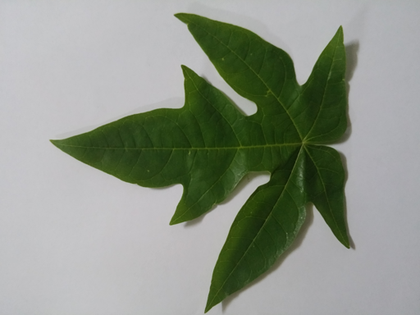
%> input picture TDLEAF/papaya/Test/papaya_7.png, 420 x 315 px, shrunk from 512 x 384 before the run; its folder holds only this picture in this run
$ octave TDleaf.m   (GNU Octave 9; MATLAB toolbox functions it lacks are replaced by stand-ins)
%> lines starting %> are read from the running program, lines starting %| are printed output that depends on the picture; in (x1, y1, x2, y2) boxes, pixels count from 0 and x2, y2 are one past the last pixel; in counts of white or black regions, pixels touching at a corner belong together; the program's own positions count from 1
%> further down, img is the input picture: size 315x420x3 uint8; mean R, G, B 142.2, 148.9, 136.9
### TDLEAF/extractFeatures.m
function features=extractFeatures(img)

%
% figure(1), imshow(img);
img=double(img)/255;
%> img: size 315x420x3 double


%% Binarization
level = graythresh(img);
%> level = 0.447
imgBW = imbinarize(img,level);
imgBW=1-imgBW(:,:,1);
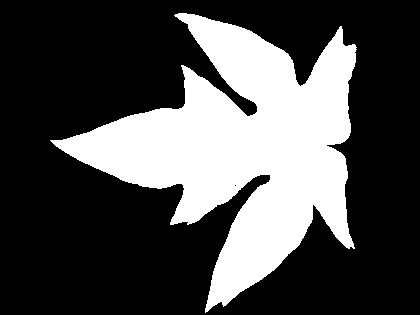
%> imgBW: size 315x420 double; values 0 (black) and 1 (white), 30.1% white; 1 white region, box (x1, y1, x2, y2) and area: (50, 13, 357, 313) 39816
% figure(2), imshow(imgBW);

BW3 = bwmorph(imgBW(:,:,1),'remove');
%> BW3: size 315x420 logical; 1.1% white in thin lines or dots, all inside (x1, y1, x2, y2) = (50, 13, 357, 313)
% figure
% imshow(BW3)

%% erosion-dilation
se = strel('disk',4,4);
imgBWd=imerode(imgBW,se);
%> imgBWd: size 315x420 double; values 0 (black) and 1 (white), 26.4% white; 1 white region, box (x1, y1, x2, y2) and area: (57, 16, 353, 306) 34920
% figure,
% imshow(imgBWd);
se = strel('disk',8,8);
imgBWe=imdilate(imgBWd,se);
%> imgBWe: size 315x420 double; values 0 (black) and 1 (white), 34.8% white; 1 white region, box (x1, y1, x2, y2) and area: (50, 9, 360, 313) 46103
% figure,
% imshow(imgBWe);
se = strel('disk',4,4);
imgBWe=imerode(imgBWe,se);
%> imgBWe: size 315x420 double; values 0 (black) and 1 (white), 31.3% white; 1 white region, box (x1, y1, x2, y2) and area: (53, 12, 357, 310) 41427
% figure,
% imshow(imgBWe);

imgCropped=double(img).*repmat(double(imgBWe),1,1,3);
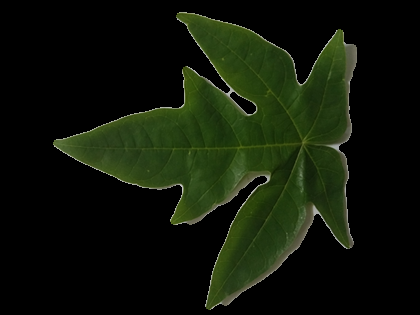
%> imgCropped: size 315x420x3 double; mean R, G, B 0.0596, 0.0855, 0.0329
% figure,
% imshow(imgCropped);

%% elliptical Box

%extreme left point
xmin=find(imgBWe,1,'first');
%> xmin = 16838
xxmin=ceil(xmin/size(imgBWe,1));
%> xxmin = 54
yxmin=rem(xmin-1,size(imgBWe,1))+1;
%> yxmin = 143

%extreme right point
xmax=find(imgBWe,1,'last');
%> xmax = 112203
xxmax=ceil(xmax/size(imgBWe,1));
%> xxmax = 357
yxmax=rem(xmax-1,size(imgBWe,1))+1;
%> yxmax = 63

%highest point
ymin=find(imgBWe',1,'first');
%> ymin = 5220
yymin=ceil(ymin/size(imgBWe,2));
%> yymin = 13
xymin=rem(ymin-1,size(imgBWe,2))+1;
%> xymin = 180

%lowest point
ymax=find(imgBWe',1,'last');
%> ymax = 129991
yymax=ceil(ymax/size(imgBWe,2));
%> yymax = 310
xymax=rem(ymax-1,size(imgBWe,2))+1;
%> xymax = 211

width=xxmax-xxmin;
%> width = 303
height=yymax-yymin;
%> height = 297

center=[xxmin+width/2,yymin+height/2];
%> center = [205.5 161.5]

% Iw=find(1-imgBWe);
% center_mass(1)=mean(ceil(Iw/size(imgBWe,1)));
% center_mass(2)=mean(rem(Iw-1,size(imgBWe,1)));

%% rotation if necessary (using PCA)

[row,cols]=find(imgBWe);
%> row = 41427 values from 13 to 310; cols = 41427 values from 54 to 357
iWP=[row,cols];
iWP=iWP-mean(iWP);
coviWP=iWP'*iWP;
%> coviWP = [165054242.7 -1994511.1; -1994511.1 181931363.6]
[U,D,V]=eig(coviWP);
%> U = [-0.993 -0.116; -0.116 0.993]; D = [164821737.6 0; 0 182163868.6]; V = [-0.993 -0.116; -0.116 0.993]

% if width>height
if abs(V(1,1))>abs(V(1,2))
    imgBWe=imgBWe';
%> imgBWe: size 420x315 double; values 0 (black) and 1 (white), 31.3% white; 1 white region, box (x1, y1, x2, y2) and area: (12, 53, 310, 357) 41427
    BW3=BW3';
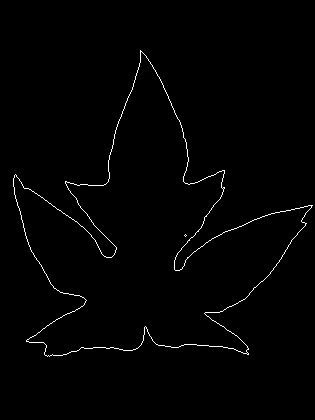
%> BW3: size 420x315 logical; 1.1% white in thin lines or dots, all inside (x1, y1, x2, y2) = (13, 50, 313, 357)
    xyperm=[yymax yymin xxmax xxmin];
%> xyperm = [310 13 357 54]
    xxmax=xyperm(1); xxmin=xyperm(2); yymax=xyperm(3); yymin=xyperm(4);
%> after `xxmax=xyperm(1)`: xxmax = 310
%> after `xxmin=xyperm(2)`: xxmin = 13
%> after `yymax=xyperm(3)`: yymax = 357
%> after `yymin=xyperm(4)`: yymin = 54
    whperm=[width height];
%> whperm = [303 297]
    height=whperm(1); width=whperm(2);
%> after `height=whperm(1)`: height = 303
%> after `width=whperm(2)`: width = 297
    center=[xxmin+width/2,yymin+height/2];
%> center = [161.5 205.5]
end

% figure, imshow(imgBWe);
% hold,
t=-pi:0.01:pi;
x_el=center(1)+width/2*cos(t);
%> x_el = 629 values, max 310 at index 315, min 13 at index 1, mean 161.3
y_el=center(2)+height/2*sin(t);
%> y_el = 629 values, max 357 at index 472, min 54 at index 158, mean 205.5
plot(x_el,y_el)


%% Morphological metric

 Iw=find(imgBWe);
%> Iw = 41427 values from 5220 to 129991

% aera of leaf/area of ellipse
surface_ratio=length(Iw)/(pi*width*height)*4;
%> surface_ratio = 0.586

% aspect_ratio
aspect_ratio=width/height;
%> aspect_ratio = 0.98


% leaf perimeter/leaf area
lptla_ratio=sum(sum(BW3(2:end-1,2:end-1)))/length(Iw);
%> lptla_ratio = 0.0347

% leaf perimeter/ellipse perimeter (~=pi*sqrt(2*(a^2+b^2)) according to Ramanujan approximation)
lptep_ratio=sum(sum((BW3(2:end-1,2:end-1))))/(pi*sqrt((height^2+width^2)/2));
%> lptep_ratio = 1.53

% distance Map x
xline=linspace(xxmin,xxmax,11);
%> xline = [13 42.7 72.4 102.1 131.8 161.5 191.2 220.9 250.6 280.3 310]
xdistmap=sum(imgBWe(2:end-1,round(xline(2:end-1))),1)/height;
%> xdistmap = [0.304 0.446 0.495 0.875 0.884 0.498 0.449 0.248 0.175]

% distance Map y
yline=linspace(yymin,yymax,11);
%> yline = [54 84.3 114.6 144.9 175.2 205.5 235.8 266.1 296.4 326.7 357]
ydistmap=sum(imgBWe(round(yline(2:end-1)),2:end-1),2)/width;
%> ydistmap = [0.108; 0.192; 0.256; 0.31; 0.606; 0.825; 0.788; 0.609; 0.613]

% centroid radial distance
angle=-pi/2:pi/8:pi/2-pi/8;
x_coord=(1:size(imgBWe,2));
%> x_coord = 315 values from 1 to 315
y_coord=(x_coord-center(1)).*(sin(angle')./cos(angle'))+center(2);
y_coord(1,:)=linspace(1,size(imgBWe,1),size(imgBWe,2)); % cas pi/2 ? part;
x_coord(2:length(angle),:)=repmat(x_coord,length(angle)-1,1);
x_coord(1,:)=center(1);
% figure,
% imshow(imgBWe);
% hold on
for i=1:length(angle)
    plot(x_coord(i,:),y_coord(i,:));
end
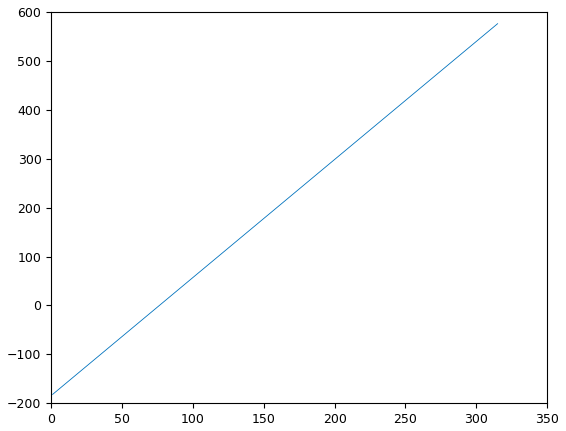
%> figure redrawn from the program's plot data; curve peaks at x = 315, y = 576.1


% dist to leaf edge
Iw3=find(BW3(2:end-1,2:end-1));
%> Iw3 = 1439 values from 5194 to 130203
xedge=ceil(Iw3/size(BW3,1)-1)+2;
%> xedge = 1439 values from 14 to 312
yedge=rem(Iw3-1,size(BW3,1)-2)+2;
%> yedge = 1439 values, max 357 at index 196, min 51 at index 681, mean 238.1
scatter(xedge,yedge,'.')
coord_intersect=zeros(2*length(angle),2);
for i=1:length(angle)
    dist=(xedge-x_coord(i,:)).^2+(yedge-y_coord(i,:)).^2;
    dist=reshape(dist,length(xedge)*size(x_coord,2),1);
    [sortDist,I]=sort(dist);
    I12=rem((I-1),length(xedge))+1;
    I12=I12(abs(I12-I12(1))==0|abs(I12-I12(1))>min(width,height)/2|abs(yedge(I12)-yedge(I12(1)))>height/2);
    I12=unique(I12,'stable');
    I12=I12(1:2);
    coord_intersect(2*i-1:2*i,:)=[xedge(I12) yedge(I12)];
end
%> this loop made 8 passes
%> I12 on passes 1 to 8: [770; 765], [913; 483], [313; 524], [470; 1145], [34; 212], [504; 1179], [542; 972], [1039; 853]
%> pass 1, in extractFeatures, `dist=(xedge-x_coord(i,:)).^2+(yedge-y_coord(i,:)).^2;`:
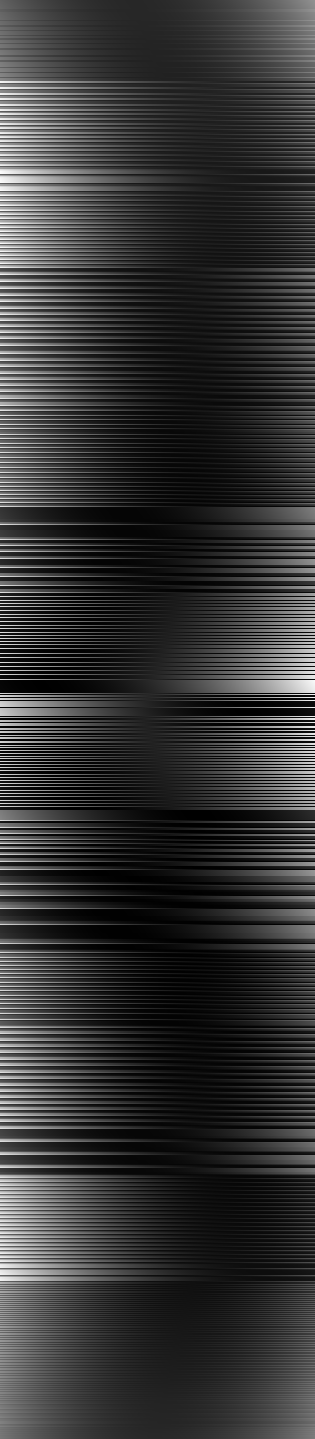
%> dist: size 1439x315 double; min 0.254, max 139618.2, mean 28587.8; drawn with min black and max white
%> pass 3, in extractFeatures, `dist=(xedge-x_coord(i,:)).^2+(yedge-y_coord(i,:)).^2;`:
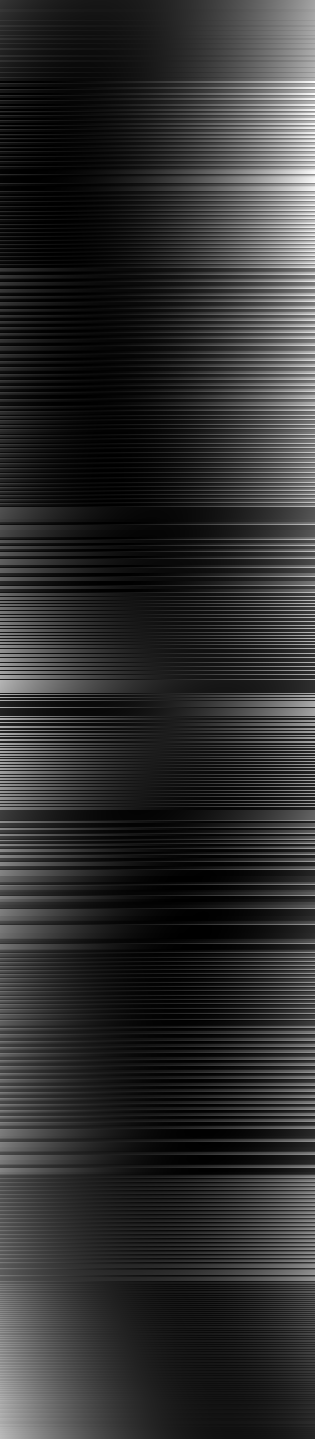
%> dist: size 1439x315 double; min 0, max 167044, mean 30407.7; drawn with min black and max white
%> after the loop, coord_intersect = 16 rows, first 12: [162 85; 161 346; 186 146; 102 348; 72 295; 109 258; 100 231; 222 180; 18 205; 52 205; 107 183; 225 232]
scatter(coord_intersect(:,1),coord_intersect(:,2),'o','filled')
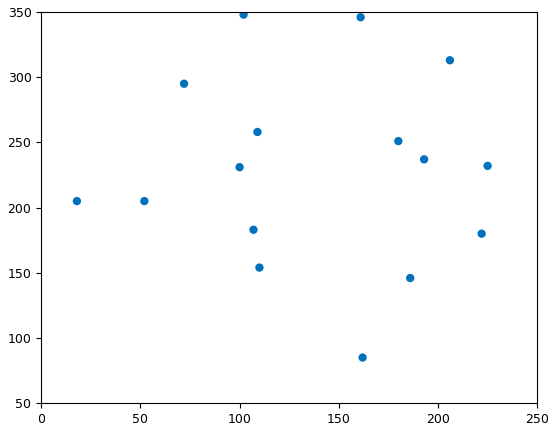
%> figure redrawn from the program's plot data

distcentroidtole=sqrt(sum((coord_intersect-center).^2,2));
%> distcentroidtole = [120.5; 140.5; 64.35; 154.4; 126.6; 74.25; 66.58; 65.65; 143.5; 109.5; 58.96; 68.81; 72.83; 44.55; 116.3; 49.12]

% dist to square boundary box
% plot(x_el,y_el,'LineWidth',2);
coord_intersect_bb=zeros(2*length(angle),2);
coord_intersect_bb(1:2,:)=[center(1) yymin;center(1) yymax];
for i=2:length(angle)
    coeff=sin(angle(i))./cos(angle(i));
    if coeff>0
        yxmin_int=(xxmin-center(1))*coeff+center(2);
        if yxmin_int<yymin
            xymin_int=(yymin-center(2))/coeff+center(1);
            xymax_int=(yymax-center(2))/coeff+center(1);
            coord_intersect_bb(2*i-1:2*i,:)=[xymin_int,yymin;xymax_int,yymax];
        else
            yxmax_int=(xxmax-center(1))*coeff+center(2);
            coord_intersect_bb(2*i-1:2*i,:)=[xxmin,yxmin_int;xxmax,yxmax_int];
        end
    else
        yxmax_int=(xxmin-center(1))*coeff+center(2);
        if yxmax_int>yymax
            xymin_int=(yymax-center(2))/coeff+center(1);
            xymax_int=(yymin-center(2))/coeff+center(1);
            coord_intersect_bb(2*i-1:2*i,:)=[xymin_int,yymax;xymax_int,yymin];
        else
            yxmin_int=(xxmax-center(1))*coeff+center(2);
            coord_intersect_bb(2*i-1:2*i,:)=[xxmin,yxmax_int;xxmax,yxmin_int];
        end
    end
end
%> this loop made 7 passes
%> (yxmax_int, xymin_int, xymax_int) on pass 1: (564, 98.75, 224.3)
%> (yxmin_int, xymin_int, xymax_int) on pass 7: (-153, 98.75, 224.3)
%> after the loop, coord_intersect_bb = 16 rows, first 12: [161.5 54; 161.5 357; 98.75 357; 224.3 54; 13 354; 310 57; 13 267; 310 144; 13 205.5; 310 205.5; 13 144; 310 267]
scatter(coord_intersect_bb(:,1),coord_intersect_bb(:,2),'o','filled')
distcentroidtobb=sqrt(sum((coord_intersect_bb-center).^2,2));
%> distcentroidtobb = [151.5; 151.5; 164; 164; 210; 210; 160.7; 160.7; 148.5; 148.5; 160.7; 160.7; 210; 210; 164; 164]

% ratio
ratio_disttocentroid=distcentroidtole./distcentroidtobb;
%> ratio_disttocentroid = [0.795; 0.927; 0.392; 0.942; 0.603; 0.354; 0.414; 0.408; 0.966; 0.737; 0.367; 0.428; 0.347; 0.212; 0.71; 0.3]

%% Color metric

%%% TO DO


%% Vector of features

features=[surface_ratio aspect_ratio lptla_ratio lptep_ratio xdistmap ydistmap' ratio_disttocentroid'];
%> features = 38 values, max 1.53 at index 4, min 0.0347 at index 3, mean 0.545

close all;

### TDLEAF/TDleaf.m
% clear all
close all

LeafType={'papaya','pimento','chrysanthemum','chocolate_tree'};%,...
% 'duranta_gold','eggplant','ficus','fruitcitere','geranium','guava',...
% 'hibiscus','jackfruit','ketembilla','lychee','ashanti_blood','mulberry_leaf',...
% 'barbados_cherry','beaumier_du_perou','betel','pomme_jacquot','bitter_orange',...
% 'rose','caricature_plant','star_apple','chinese_guava','sweet_olive','sweet_potato',...
% 'thevetia','coeur_demoiselle','vieux_garcon','coffee','croton'};

label=[];
X=[];
for LT=LeafType([1 2 3 4])

    filenames=dir([LT{1},filesep,'Training',filesep,'*.png']);


    for ifile=1:length(filenames)

        img=imread([filenames(ifile).folder,filesep,filenames(ifile).name]);
        X=[X;extractFeatures(img)];
        label=[label,LT];
        close all;

    end
end
labeltest=[];
Xtest=[];
for LT=LeafType([1 2 3 4])

    filenames=dir([LT{1},filesep,'Test',filesep,'*.png']);


    for ifile=1:length(filenames)

        img=imread([filenames(ifile).folder,filesep,filenames(ifile).name]);
        Xtest=[Xtest;extractFeatures(img)];
%> Xtest has the same summary as features in extractFeatures
        labeltest=[labeltest,LT];
        close all;

    end
end

%% manual feature selection

%> (the run ends here)
